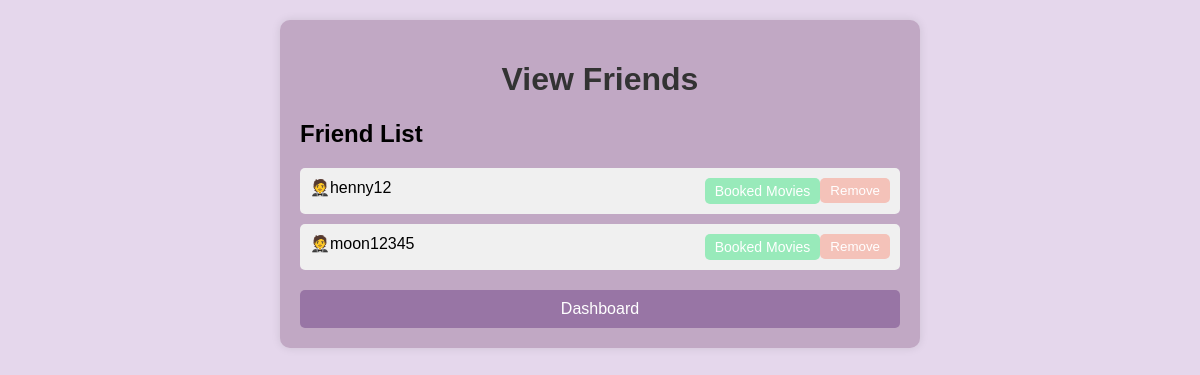
The app's page /view_friends (signed in), older data.
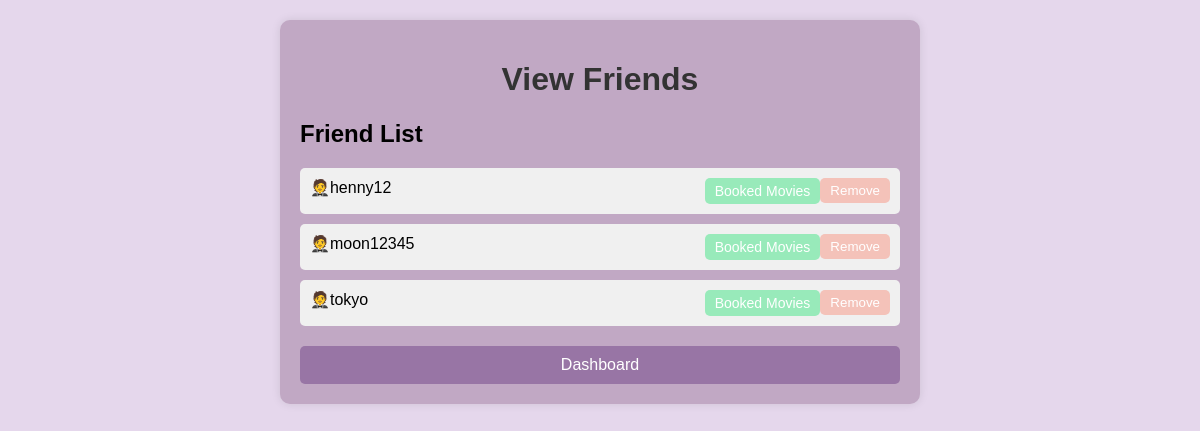
The same page, newer data.
### app/models.py (models this page shows, shortened)
class User(db.Model):
    id = db.Column(db.Integer, primary_key=True)
    username = db.Column(db.String(80), unique=True, nullable=False)
    email = db.Column(db.String(120), unique=True, nullable=False)
    password = db.Column(db.String(80), nullable=False)
    security_answer = db.Column(db.String(255), nullable=False)
    points = db.Column(db.Integer, default=0, nullable=False)
    vouchers = db.relationship('Voucher', secondary=user_vouchers,
                               backref=db.backref('users', lazy='dynamic'))
    friends = relationship(
        'User',
        secondary='friendship',
        primaryjoin=id == Friendship.user_id,
        secondaryjoin=id == Friendship.friend_id,
        backref='friend_of'
    )

### app/routes.py (the view)
@app.route('/view_friends')
def view_friends():
    current_username = session.get('username')
    if current_username:
        current_user = User.query.filter_by(username=current_username).first()
        if current_user:
            friends = current_user.friends
            friend_movies = {}
            for friend in friends:
                friend_sold_tickets = SoldTicket.query.filter_by(username=friend.username).all()
                future_movies = []
                for ticket in friend_sold_tickets:
                    if ticket.date >= datetime.now().date():
                        future_movies.append(ticket)
                friend_movies[friend] = future_movies
            return render_template('view_friends.html', friends=friends, friend_movies=friend_movies)
        else:
            flash('User not found!', 'error')
            return redirect(url_for('login'))
    else:
        flash('User not logged in!', 'error')
        return redirect(url_for('login'))

### app/templates/view_friends.html (shortened to what this page needs)
<!DOCTYPE html>
<html lang="en">
<head>
</head>
<body>
    <div class="container">
        <h1>View Friends</h1>
        <div class="friend-list">
            <h2>Friend List</h2>
            <ul>
                {% for friend in friends %}
                    <li>
                        <span class="friend-name">🤵{{ friend.username }}</span>
                        {% if friend in friend_movies %}
                            <div class="dropdown">
                                <button class="dropdown-button">Booked Movies</button>
                            </div>
                        {% endif %}
                        <form action="/remove_friend/{{ friend.id }}" method="POST">
                            <button class="remove-button" type="submit">Remove</button>
                        </form>
                    </li>
                {% endfor %}
            </ul>
        </div>
        <a href="{{ url_for('dashboard', username=session.get('username')) }}" class="dashboard-button">Dashboard</a>
    </div>
</body>
</html>

Row changes from the older to the newer data that the page shows:
now on this page (row edited): User: username "tokyo"
